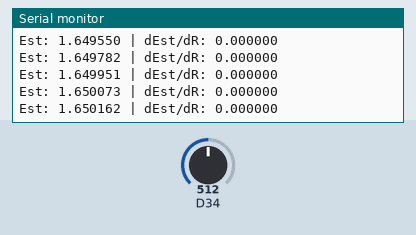
This sketch was run on a simulated Arduino Due. Parts: the last lines printed to the serial monitor. The inputs (shaded band) are chosen by the test bench; at power-on: D34 = 512 (analog values on the 0–1023 scale).

Above: at 1.2 s.
1.3 s: D34 set to 716
At 1.31 s:
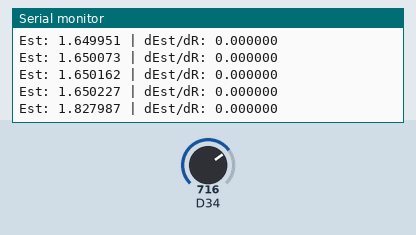
2.8 s: D34 set to 900
At 2.81 s:
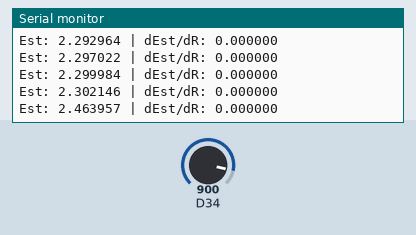
Timing chart, 0 to 5.8 s (numbered marks = the images above; inputs shaded):
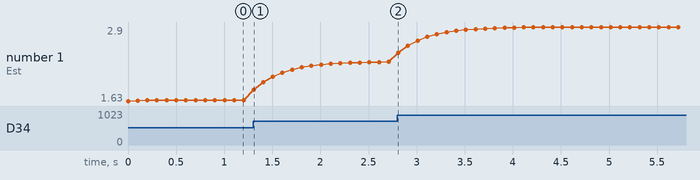

The sketch:

example.ino
```cpp
// example.ino
#include <Arduino.h>
#include "GaussianDualField.h"
#include "KalmanFieldFilter.h"

// Initialize Field with sigma^2 = 0.0025
using Field = GaussianDualField<double>;
const double s2 = 0.0025;

KalmanFieldFilter<Field> filter(
    Field(0.001, 0, 0, s2),   // process noise Q
    Field(0.01,  0, 0, s2),   // measurement noise R
    Field(1.0,   0, 0, s2),   // initial P
    Field(0.0,   0, 0, s2)    // initial X
);

void setup() {
    Serial.begin(115200);
    analogReadResolution(12);
}

void loop() {
    // Read analog value and normalize
    double raw = analogRead(34) * (3.3 / 4095.0);

    // Update filter
    double est = filter.update(raw);

    // Output estimate and sensitivity to measurement noise
    Field state = filter.getX();
    Serial.print("Est: ");
    Serial.print(state.nominal, 6);
    Serial.print(" | dEst/dR: ");
    Serial.println(state.delta, 6);

    delay(100);
}
```

GaussianDualField.h
```cpp
// GaussianDualField.h
#ifndef GAUSSIAN_DUAL_FIELD_H
#define GAUSSIAN_DUAL_FIELD_H

#include <cmath>
#include <iostream>
#include <algorithm>

/**
 * @brief GaussianDualField implements a hybrid number system: a + b*ε + c*δ
 * ε² = σ² (Gaussian/Hyperbolic component)
 * δ² = 0  (Dual component for sensitivity analysis)
 * εδ = 0  (Cross-term assumed negligible/zero)
 *
 * Includes Kahan compensation for addition/subtraction.
 */
template<typename T = double>
class GaussianDualField {
public:
    T sigma2 = 0.01;
    T nominal;   // a
    T noise;     // b (ε component)
    T delta;     // c (δ component)

    // Kahan compensation terms
    T nominal_c = 0;
    T noise_c   = 0;
    T delta_c   = 0;

    constexpr GaussianDualField(T a = 0, T b = 0, T c = 0, T s2 = 0.01)
      : sigma2(s2), nominal(a), noise(b), delta(c) {}

    // Kahan add: sum += value
    static void kahanAdd(T &sum, T &comp, T value) {
        T y = value - comp;
        T t = sum + y;
        comp = (t - sum) - y;
        sum = t;
    }

    // precise multiplication via FMA
    static void preciseMul(T a, T b, T &prod, T &err) {
        prod = a * b;
        err  = std::fma(a, b, -prod);
    }

    GaussianDualField operator+(const GaussianDualField &o) const {
        GaussianDualField r(nominal, noise, delta, sigma2);
        r.nominal_c = nominal_c;
        r.noise_c = noise_c;
        r.delta_c = delta_c;
        kahanAdd(r.nominal, r.nominal_c, o.nominal);
        kahanAdd(r.nominal, r.nominal_c, -o.nominal_c);
        kahanAdd(r.noise,   r.noise_c,   o.noise);
        kahanAdd(r.noise,   r.noise_c,   -o.noise_c);
        kahanAdd(r.delta,   r.delta_c,   o.delta);
        kahanAdd(r.delta,   r.delta_c,   -o.delta_c);
        return r;
    }

    GaussianDualField operator-(const GaussianDualField &o) const {
        GaussianDualField r(nominal, noise, delta, sigma2);
        r.nominal_c = nominal_c;
        r.noise_c = noise_c;
        r.delta_c = delta_c;
        kahanAdd(r.nominal, r.nominal_c, -o.nominal);
        kahanAdd(r.nominal, r.nominal_c, o.nominal_c);
        kahanAdd(r.noise,   r.noise_c,   -o.noise);
        kahanAdd(r.noise,   r.noise_c,   o.noise_c);
        kahanAdd(r.delta,   r.delta_c,   -o.delta);
        kahanAdd(r.delta,   r.delta_c,   o.delta_c);
        return r;
    }

    GaussianDualField operator*(const GaussianDualField &o) const {
        T p1, e1; preciseMul(nominal, o.nominal, p1, e1);
        T p2, e2; preciseMul(noise,   o.noise,   p2, e2);
        T p2s = p2 * sigma2;
        T e2s = std::fma(p2, sigma2, -p2s) + sigma2 * e2;

        GaussianDualField r(0, 0, 0, sigma2);
        kahanAdd(r.nominal, r.nominal_c, p1);
        kahanAdd(r.nominal, r.nominal_c, p2s);
        kahanAdd(r.nominal, r.nominal_c, e1 + e2s);

        T q1, f1; preciseMul(nominal, o.noise, q1, f1);
        T q2, f2; preciseMul(noise,   o.nominal, q2, f2);
        kahanAdd(r.noise, r.noise_c, q1);
        kahanAdd(r.noise, r.noise_c, q2);
        kahanAdd(r.noise, r.noise_c, f1 + f2);

        T d1, g1; preciseMul(nominal, o.delta, d1, g1);
        T d2, g2; preciseMul(delta,   o.nominal, d2, g2);
        kahanAdd(r.delta, r.delta_c, d1);
        kahanAdd(r.delta, r.delta_c, d2);
        kahanAdd(r.delta, r.delta_c, g1 + g2);

        return r;
    }

    GaussianDualField inv() const {
        T d1, e1; preciseMul(nominal, nominal, d1, e1);
        T d2, e2; preciseMul(noise,   noise,   d2, e2);
        T d2s = d2 * sigma2;
        T e2s = std::fma(d2, sigma2, -d2s) + sigma2 * e2;
        T denom = (d1 + e1) - (d2s + e2s);
        if (std::abs(denom) < 1e-20) return GaussianDualField(0, 0, 0, sigma2);
        T invDenom = 1.0 / denom;
        invDenom = invDenom * (2.0 - denom * invDenom);

        GaussianDualField r(0, 0, 0, sigma2);
        T a, ea; preciseMul(nominal, invDenom, a, ea);
        r.nominal = a;
        kahanAdd(r.nominal, r.nominal_c, ea);

        T b, eb; preciseMul(-noise, invDenom, b, eb);
        r.noise = b;
        kahanAdd(r.noise, r.noise_c, eb);

        if (std::abs(denom) > 1e-20) {
            r.delta = -delta / denom;
        }
        return r;
    }

    GaussianDualField operator/(const GaussianDualField &o) const {
        return (*this) * o.inv();
    }

    GaussianDualField operator+(T s) const { return (*this) + GaussianDualField(s, 0, 0, sigma2); }
    GaussianDualField operator-(T s) const { return (*this) - GaussianDualField(s, 0, 0, sigma2); }

    GaussianDualField operator*(T s) const {
        GaussianDualField r(0, 0, 0, sigma2);
        T p, e;
        preciseMul(nominal, s, p, e);
        r.nominal = p;
        kahanAdd(r.nominal, r.nominal_c, e + nominal_c * s);
        preciseMul(noise, s, p, e);
        r.noise = p;
        kahanAdd(r.noise, r.noise_c, e + noise_c * s);
        preciseMul(delta, s, p, e);
        r.delta = p;
        kahanAdd(r.delta, r.delta_c, e + delta_c * s);
        return r;
    }

    GaussianDualField operator/(T s) const {
        if (std::abs(s) < 1e-20) return GaussianDualField(0, 0, 0, sigma2);
        return (*this) * (1.0 / s);
    }

    // Non-member friend operators for T op Field
    friend GaussianDualField operator+(T s, const GaussianDualField& f) { return f + s; }
    friend GaussianDualField operator-(T s, const GaussianDualField& f) { return GaussianDualField(s, 0, 0, f.sigma2) - f; }
    friend GaussianDualField operator*(T s, const GaussianDualField& f) { return f * s; }
    friend GaussianDualField operator/(T s, const GaussianDualField& f) { return GaussianDualField(s, 0, 0, f.sigma2) / f; }

    static GaussianDualField exp(const GaussianDualField &x) {
        T ea = std::exp(x.nominal);
        T s = std::sqrt(x.sigma2);
        T bs = x.noise * s;
        T ch = std::cosh(bs);
        T sh = std::sinh(bs);
        T res_nom = ea * ch;
        T res_noise = (s > 1e-15) ? ea * sh / s : ea * x.noise;
        T res_delta = res_nom * x.delta;
        return GaussianDualField(res_nom, res_noise, res_delta, x.sigma2);
    }

    static GaussianDualField log(const GaussianDualField &x) {
        T s = std::sqrt(x.sigma2);
        T a = x.nominal;
        T b = x.noise;
        T denom = a * a - x.sigma2 * b * b;
        if (denom <= 0) return GaussianDualField(0, 0, 0, x.sigma2);
        T res_nom = 0.5 * std::log(denom);
        T res_noise = (s > 1e-15) ? (1.0 / s) * std::atanh(b * s / a) : b / a;
        T res_delta = (x.delta * a) / denom;
        return GaussianDualField(res_nom, res_noise, res_delta, x.sigma2);
    }

    static GaussianDualField sqrt(const GaussianDualField &x) {
        T s2 = x.sigma2;
        T a = x.nominal;
        T b = x.noise;
        T denom = a * a - s2 * b * b;
        T disc = std::sqrt(std::max(T(0), denom));
        T val_x = std::sqrt((a + disc) / 2.0);
        if (val_x <= 0) return GaussianDualField(0, 0, 0, s2);
        T res_nom = val_x;
        T res_noise = b / (2.0 * val_x);
        T res_delta = x.delta / (2.0 * val_x);
        return GaussianDualField(res_nom, res_noise, res_delta, s2);
    }

    static GaussianDualField sin(const GaussianDualField &x) {
        T a = x.nominal; T b = x.noise; T s = std::sqrt(x.sigma2);
        T bs = b * s;
        T ch = std::cosh(bs);
        T sh = std::sinh(bs);
        T res_nom = std::sin(a) * ch;
        T res_noise = (s > 1e-15) ? std::cos(a) * (sh / s) : std::cos(a) * b;
        T res_delta = std::cos(a) * ch * x.delta;
        return GaussianDualField(res_nom, res_noise, res_delta, x.sigma2);
    }

    static GaussianDualField cos(const GaussianDualField &x) {
        T a = x.nominal; T b = x.noise; T s = std::sqrt(x.sigma2);
        T bs = b * s;
        T ch = std::cosh(bs);
        T sh = std::sinh(bs);
        T res_nom = std::cos(a) * ch;
        T res_noise = (s > 1e-15) ? -std::sin(a) * (sh / s) : -std::sin(a) * b;
        T res_delta = -std::sin(a) * ch * x.delta;
        return GaussianDualField(res_nom, res_noise, res_delta, x.sigma2);
    }

    static GaussianDualField tan(const GaussianDualField &x) {
        return sin(x) / cos(x);
    }

    static GaussianDualField asin(const GaussianDualField &x) {
        T a = x.nominal;
        T limit = 1.0 - 1e-15;
        if (a > limit) a = limit;
        if (a < -limit) a = -limit;
        T der = 1.0 / std::sqrt(1.0 - a * a);
        return GaussianDualField(std::asin(a), x.noise * der, x.delta * der, x.sigma2);
    }

    static GaussianDualField acos(const GaussianDualField &x) {
        T a = x.nominal;
        T limit = 1.0 - 1e-15;
        if (a > limit) a = limit;
        if (a < -limit) a = -limit;
        T der = -1.0 / std::sqrt(1.0 - a * a);
        return GaussianDualField(std::acos(a), x.noise * der, x.delta * der, x.sigma2);
    }

    static GaussianDualField atan(const GaussianDualField &x) {
        T a = x.nominal;
        T der = 1.0 / (1.0 + a * a);
        return GaussianDualField(std::atan(a), x.noise * der, x.delta * der, x.sigma2);
    }

    static GaussianDualField atan2(const GaussianDualField &y, const GaussianDualField &x) {
        T a = x.nominal; T b = y.nominal;
        T d = a * a + b * b;
        if (d < 1e-20) return GaussianDualField(0, 0, 0, x.sigma2);
        T res_nom = std::atan2(b, a);
        T res_noise = (y.noise * a - x.noise * b) / d;
        T res_delta = (y.delta * a - x.delta * b) / d;
        return GaussianDualField(res_nom, res_noise, res_delta, x.sigma2);
    }

    static GaussianDualField sinh(const GaussianDualField &x) {
        T a = x.nominal; T b = x.noise; T s = std::sqrt(x.sigma2);
        T bs = b * s;
        T ch = std::cosh(bs);
        T sh = std::sinh(bs);
        T res_nom = std::sinh(a) * ch;
        T res_noise = (s > 1e-15) ? std::cosh(a) * (sh / s) : std::cosh(a) * b;
        T res_delta = std::cosh(a) * ch * x.delta;
        return GaussianDualField(res_nom, res_noise, res_delta, x.sigma2);
    }

    static GaussianDualField cosh(const GaussianDualField &x) {
        T a = x.nominal; T b = x.noise; T s = std::sqrt(x.sigma2);
        T bs = b * s;
        T ch = std::cosh(bs);
        T sh = std::sinh(bs);
        T res_nom = std::cosh(a) * ch;
        T res_noise = (s > 1e-15) ? std::sinh(a) * (sh / s) : std::sinh(a) * b;
        T res_delta = std::sinh(a) * ch * x.delta;
        return GaussianDualField(res_nom, res_noise, res_delta, x.sigma2);
    }

    static GaussianDualField tanh(const GaussianDualField &x) {
        return sinh(x) / cosh(x);
    }

    static GaussianDualField pow(const GaussianDualField &x, double y) {
        return exp(log(x) * y);
    }

    static GaussianDualField pow(const GaussianDualField &x, const GaussianDualField &y) {
        return exp(log(x) * y);
    }

    static T norm(const GaussianDualField &x) {
        return std::sqrt(std::abs(x.nominal * x.nominal - x.sigma2 * x.noise * x.noise));
    }

    static GaussianDualField abs(const GaussianDualField &x) {
        if (x.nominal >= 0) return x;
        return x * T(-1.0);
    }

    bool is_finite() const {
        return std::isfinite(nominal) && std::isfinite(noise) && std::isfinite(delta);
    }

    void clear_compensation() {
        nominal_c = 0; noise_c = 0; delta_c = 0;
    }

    operator T() const { return nominal; }
};

#endif // GAUSSIAN_DUAL_FIELD_H
```

KalmanFieldFilter.h
```cpp
// KalmanFieldFilter.h
#ifndef KALMAN_FIELD_FILTER_H
#define KALMAN_FIELD_FILTER_H

#include "GaussianDualField.h"

template<typename Field>
class KalmanFieldFilter {
public:
    KalmanFieldFilter(Field q, Field r, Field p0, Field x0)
      : q(q), r(r), p(p0), x(x0) {}

    double update(double zRaw) {
        predict();
        return update_linear(zRaw).nominal;
    }

    /**
     * @brief Linear Prediction step.
     */
    void predict(const Field* qOverride = nullptr) {
        Field currentQ = qOverride ? *qOverride : q;
        p = p + currentQ;
    }

    /**
     * @brief EKF Prediction step using automatic Jacobian for non-linear state transition.
     * @tparam TransitionFunc A function or functor `Field f(Field x)`
     */
    template<typename TransitionFunc>
    void predict_ekf(TransitionFunc f, const Field* qOverride = nullptr) {
        Field currentQ = qOverride ? *qOverride : q;

        // 1. Automatic Jacobian via Dual component
        Field x_for_f = x;
        x_for_f.delta = 1.0;
        Field f_x = f(x_for_f);

        double F_val = f_x.delta;

        // 2. Propagate state
        // Use nominal and noise from f(x)
        x = Field(f_x.nominal, f_x.noise, 0, x.sigma2);

        // 3. Propagate covariance (field-based)
        Field F_field(F_val, 0, 0, x.sigma2);
        p = F_field * p * F_field + currentQ;
    }

    /**
     * @brief Linear measurement update step.
     */
    Field update_linear(double zRaw, const Field* rOverride = nullptr) {
        Field currentR = rOverride ? *rOverride : r;
        Field z(zRaw, 0.0, 0.0, x.sigma2);

        Field k = p / (p + currentR);
        x = x + k * (z - x);

        Field one(1.0, 0.0, 0.0, x.sigma2);
        Field imk = one - k;
        p = imk * imk * p + k * k * currentR;

        return x;
    }

    /**
     * @brief EKF measurement update step using Dual Numbers for automatic Jacobian.
     */
    template<typename MeasurementFunc>
    Field update_ekf_step(double zRaw, MeasurementFunc h, const Field* rOverride = nullptr) {
        Field currentR = rOverride ? *rOverride : r;

        Field x_for_h = x;
        x_for_h.delta = 1.0;
        Field h_x = h(x_for_h);

        double H_val = h_x.delta;

        Field H_field(H_val, 0, 0, x.sigma2);
        Field K_field = (p * H_field) / (H_field * p * H_field + currentR);

        Field z_field(zRaw, 0, 0, x.sigma2);
        Field innovation = z_field - Field(h_x.nominal, h_x.noise, 0, x.sigma2);
        x = x + K_field * innovation;

        Field one(1.0, 0.0, 0.0, x.sigma2);
        Field imkH = one - K_field * H_field;
        p = imkH * imkH * p + K_field * K_field * currentR;

        return x;
    }

    /**
     * @brief Combined Predict + EKF Update for convenience.
     */
    template<typename MeasurementFunc>
    Field update_ekf(double zRaw, MeasurementFunc h, const Field* qOverride = nullptr, const Field* rOverride = nullptr) {
        predict(qOverride);
        return update_ekf_step(zRaw, h, rOverride);
    }

    /**
     * @brief Standard combined Predict + Linear Update.
     */
    Field update_field(double zRaw, const Field* qOverride = nullptr, const Field* rOverride = nullptr) {
        predict(qOverride);
        return update_linear(zRaw, rOverride);
    }

    Field getX() const { return x; }
    Field getP() const { return p; }

    void reset(Field x0, Field p0) {
        x = x0;
        p = p0;
    }

    void init(Field q_new, Field r_new, Field x0, Field p0) {
        q = q_new;
        r = r_new;
        x = x0;
        p = p0;
    }

private:
    Field q, r, p, x;
};

#endif // KALMAN_FIELD_FILTER_H
```

Measured:
- after the input at 1.3 s, the serial monitor: prints a new line at once (image 1)
- after the input at 2.8 s, the serial monitor: prints a new line at once (image 2)
- plotted number 1: 1.65 → 2.3 after the input at 1.3 s, 2.3 → 2.9 after the input at 2.8 s
